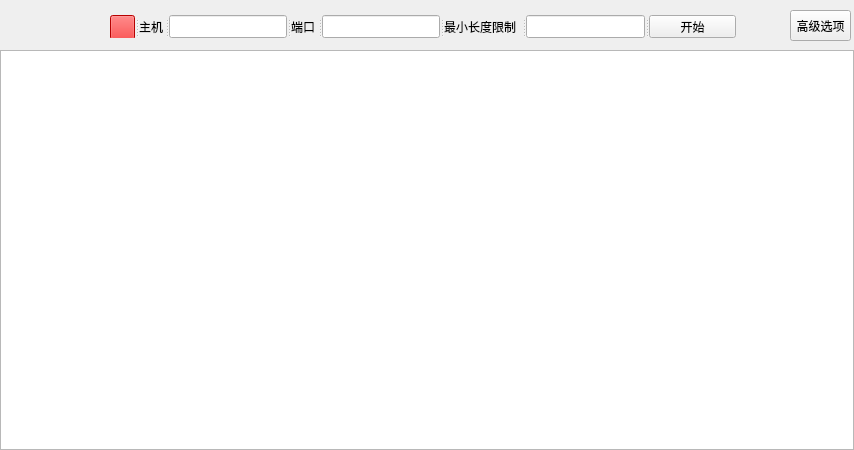
<?xml version="1.0" encoding="UTF-8"?>
<ui version="4.0">
 <class>CaptureWidget</class>
 <widget class="QWidget" name="CaptureWidget">
  <property name="geometry">
   <rect>
    <x>0</x>
    <y>0</y>
    <width>854</width>
    <height>450</height>
   </rect>
  </property>
  <property name="windowTitle">
   <string>Form</string>
  </property>
  <property name="autoFillBackground">
   <bool>false</bool>
  </property>
  <widget class="QListWidget" name="listWidget">
   <property name="geometry">
    <rect>
     <x>0</x>
     <y>50</y>
     <width>854</width>
     <height>400</height>
    </rect>
   </property>
  </widget>
  <widget class="QSplitter" name="splitter">
   <property name="geometry">
    <rect>
     <x>110</x>
     <y>15</y>
     <width>626</width>
     <height>23</height>
    </rect>
   </property>
   <property name="orientation">
    <enum>Qt::Horizontal</enum>
   </property>
   <widget class="QPushButton" name="btnStop">
    <property name="minimumSize">
     <size>
      <width>25</width>
      <height>25</height>
     </size>
    </property>
    <property name="maximumSize">
     <size>
      <width>25</width>
      <height>25</height>
     </size>
    </property>
    <property name="styleSheet">
     <string notr="true">QPushButton
{
background:rgb(255, 0, 0);
color:red;
}</string>
    </property>
    <property name="text">
     <string/>
    </property>
    <property name="checkable">
     <bool>false</bool>
    </property>
    <property name="autoRepeat">
     <bool>false</bool>
    </property>
   </widget>
   <widget class="QLabel" name="label">
    <property name="text">
     <string>主机</string>
    </property>
   </widget>
   <widget class="QLineEdit" name="lineEditHost"/>
   <widget class="QLabel" name="label_2">
    <property name="text">
     <string>端口</string>
    </property>
   </widget>
   <widget class="QLineEdit" name="lineEditPort"/>
   <widget class="QLabel" name="label_3">
    <property name="text">
     <string>最小长度限制</string>
    </property>
   </widget>
   <widget class="QLineEdit" name="lineEditLength"/>
   <widget class="QPushButton" name="btnStart">
    <property name="text">
     <string>开始</string>
    </property>
   </widget>
  </widget>
  <widget class="QPushButton" name="pushButton">
   <property name="geometry">
    <rect>
     <x>790</x>
     <y>10</y>
     <width>61</width>
     <height>31</height>
    </rect>
   </property>
   <property name="text">
    <string>高级选项</string>
   </property>
  </widget>
 </widget>
 <resources/>
 <connections/>
</ui>
